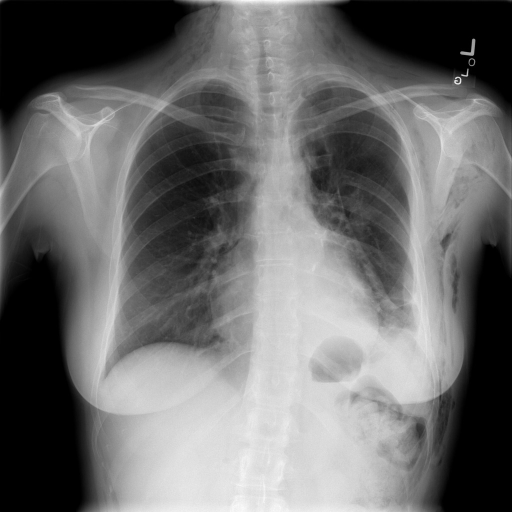
#> input picture siim-acr-pneumothorax/testing_images/test.png, 1024 x 1024 px (shown at 1/2 size)
$ jupyter execute --allow-errors convert_mask_to_bb.ipynb
#> lines starting #> are read from the running program, lines starting #| are printed output that depends on the picture; after the words box and inside, x2 and y2 are one past the last pixel; in counts of white or black regions, pixels touching at a corner belong together; long printed decimals are rounded
# Imports

[cell 1]
import os
import glob
import tqdm

import numpy as np
import pandas as pd
import cv2
import matplotlib.pyplot as plt

# Loading dataset and testing

#> (a cell that did not finish here is left out)

#> (a cell that did not finish here is left out)

# Various Utility Functions

[cell 4]
def run_length_decode(rle: str, height: int = 1024, width: int = 1024, fill_value: int = 1) -> np.ndarray:
    """
    Decodes a Run-Length Encoded (RLE) mask into a 2D binary mask.
    """
    component = np.zeros((height, width), np.float32)
    component = component.reshape(-1)
    rle = np.array([int(s) for s in rle.strip().split(' ')])
    rle = rle.reshape(-1, 2)
    start = 0
    for index, length in rle:
        start = start+index
        end = start+length
        component[start: end] = fill_value
        start = end
    component = component.reshape(width, height).T
    return component

[cell 5]
def np_mask_to_bb(mask: np.ndarray):
    rows, cols = np.where(mask)
    if rows.size > 0 and cols.size > 0:
        ymin = np.min(rows)
        ymax = np.max(rows)
        xmin = np.min(cols)
        xmax = np.max(cols)

        return xmin, ymin, xmax, ymax
    else:
        print("No foreground pixels found in the mask.")
        return -1, -1, -1, -1

[cell 6]
test_img = cv2.imread("testing_images/test.png", cv2.IMREAD_GRAYSCALE)
#> test_img is the input picture: shape (1024, 1024); min 0, max 255, mean 108.5
test_mask_img = cv2.imread("testing_images/test_mask.png", cv2.IMREAD_GRAYSCALE)
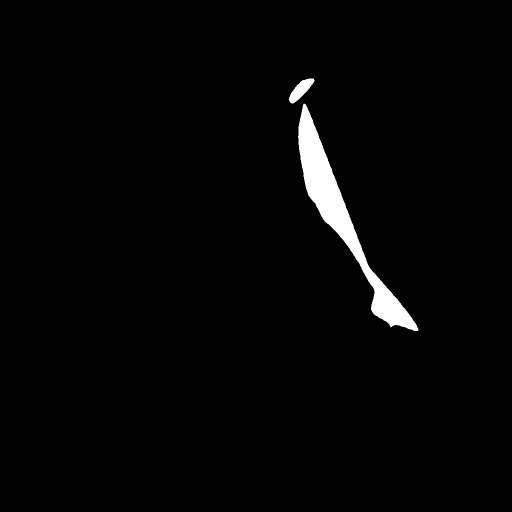
#> input picture siim-acr-pneumothorax/testing_images/test_mask.png, 1024 x 1024 px (shown at 1/2 size)
#> test_mask_img is the input picture: shape (1024, 1024); min 0, max 255, mean 5
print(test_img.shape)
#| (1024, 1024)
print(test_mask_img.shape)
#| (1024, 1024)
combined = test_img + test_mask_img*1000

fig, axes = plt.subplots(nrows=1, ncols=3, dpi=200) # Creates 1 row, 2 columns of subplots

axes[0].imshow(test_img)
axes[1].imshow(test_mask_img)
axes[2].imshow(combined)
plt.show()

# Testing OBB from mask

[cell 7]
if test_mask_img.dtype != np.uint8:
        test_mask_img = test_mask_img.astype(np.uint8)

image_with_obb = test_img.copy()
contours, _ = cv2.findContours(test_mask_img, cv2.RETR_EXTERNAL, cv2.CHAIN_APPROX_SIMPLE)
#> contours = 2 contours; box (x1, y1, x2, y2) and area: (596, 207, 837, 662) 18850, (578, 157, 629, 207) 1130
for contour in contours:
    print(cv2.contourArea(contour))
    rotated_rect = cv2.minAreaRect(contour)
    box_points = cv2.boxPoints(rotated_rect)  # Returns 4 corner points
    image_with_obb = cv2.drawContours(image_with_obb, [np.int0(box_points)], 0, (0,255,0), 2)
#> this loop made 2 passes
#> rotated_rect on pass 1: ((689.4, 450.1), (76.33, 507.6), -26.67)
#> (rotated_rect, box_points) on pass 2: (((601, 178.5), (65.76, 21.92), -45), [[585.5, 209.5], [570, 194], [616.5, 147.5], [632, 163]])
#| 18850.0
#| 1129.5
#> pass 1, `image_with_obb = cv2.drawContours(image_with_obb, [np.int0(box_points)..`:
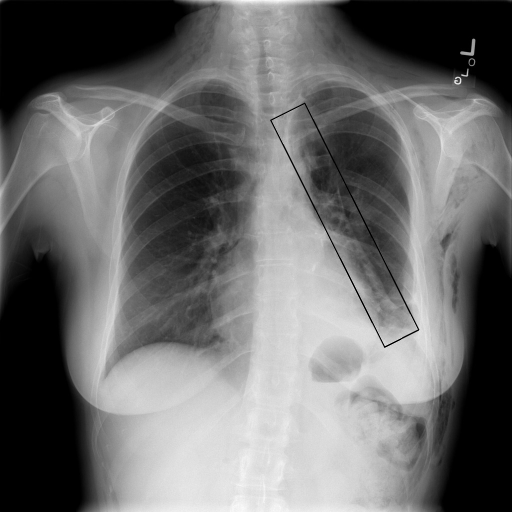
#> image_with_obb: shape (1024, 1024) (shown at 1/2 size); 0.28% of pixels changed, all inside (x1, y1, x2, y2) = (540, 205, 839, 696)

plt.imshow(image_with_obb)

# Test with OBBs and other images, with function

[cell 8]
import cv2
import numpy as np

def get_oriented_bboxes(mask):
    """
    Extract oriented bounding boxes for all objects in a segmentation mask.

    Args:
        mask: 2D numpy array (binary or labeled segmentation mask)

    Returns:
        List of dictionaries, each containing:
        - 'points': 4 corner coordinates of OBB [(x1,y1), ..., (x4,y4)] normalized to [0,1]
        - 'center': (x, y) of box center normalized to [0,1]
        - 'size': (width, height) of box normalized to [0,1]
        - 'angle': rotation angle in degrees
    """
    # Convert to binary mask if not already
    if len(mask.shape) > 2:
        mask = cv2.cvtColor(mask, cv2.COLOR_BGR2GRAY)
    mask = (mask > 0).astype(np.uint8) * 255

    # Find all contours (objects)
    contours, _ = cv2.findContours(mask, cv2.RETR_EXTERNAL, cv2.CHAIN_APPROX_SIMPLE)

    # Get image dimensions for normalization
    img_height, img_width = mask.shape[:2]

    obbs = []
    for contour in contours:
        # Get rotated rectangle
        if len(contour) >= 3:
            rot_rect = cv2.minAreaRect(contour)
            box_points = cv2.boxPoints(rot_rect)
            (cx, cy), (w, h), angle = rot_rect

            # Normalize coordinates and dimensions
            normalized_points = box_points / np.array([img_width, img_height])
            normalized_center = (cx / img_width, cy / img_height)
            normalized_size = (w / img_width, h / img_height)

            area = cv2.contourArea(contour)

            best_box = {
                'points': normalized_points,  # 4 corner points normalized
                'center': normalized_center,
                'size': normalized_size,
                'angle': angle,  # angle doesn't need normalization
                "contour_area": area
            }
            obbs.append(best_box)
    return obbs

def visualize_obbs(image, obbs, color=(0, 255, 0), thickness=2):
    """Draw oriented bounding boxes on an image

    Args:
        image: Original image (numpy array)
        obbs: List of OBB dictionaries with normalized coordinates [0,1]
        color: BGR tuple for box color
        thickness: Line thickness

    Returns:
        Visualization image with drawn OBBs
    """
    vis = image.copy()
    height, width = image.shape[:2]

    for obb in obbs:
        # Scale points back to image coordinates
        scaled_points = (obb['points'] * np.array([width, height])).astype(int)
        scaled_center = (int(obb['center'][0] * width),
                         int(obb['center'][1] * height))

        # Draw the oriented bounding box
        cv2.drawContours(vis, [scaled_points], 0, color, thickness)

        # Mark center point (red by default)
        cv2.circle(vis, scaled_center, 3, (0, 0, 255), -1)

    return vis

[cell 9]
#1.2.276.0.7230010.3.1.4.8323329.307.1517875162.311533

bulky_mask = cv2.imread("bulky_mask.png", cv2.IMREAD_GRAYSCALE)
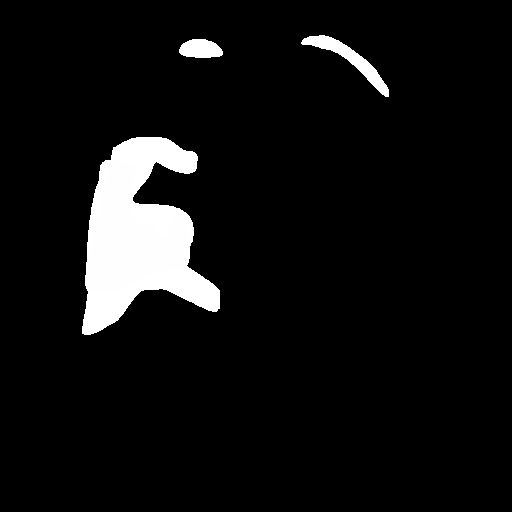
#> input picture siim-acr-pneumothorax/bulky_mask.png, 512 x 512 px
#> bulky_mask is the input picture: shape (512, 512); min 0, max 255, mean 16.8
bulky_original = cv2.imread("bulky_original.png", cv2.IMREAD_GRAYSCALE)
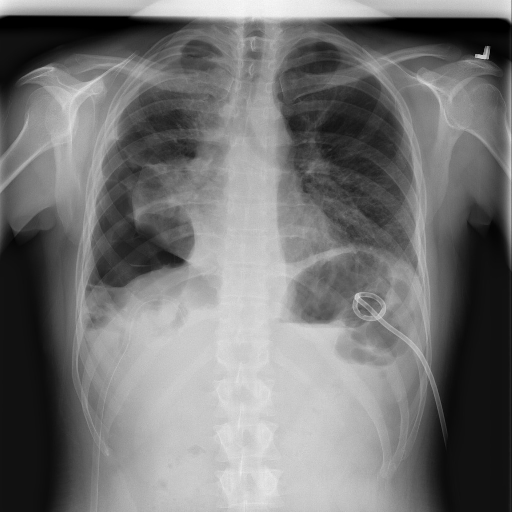
#> input picture siim-acr-pneumothorax/bulky_original.png, 512 x 512 px
#> bulky_original is the input picture: shape (512, 512); min 0, max 248, mean 116.4

[cell 10]
bbs = get_oriented_bboxes(bulky_mask)
#> in get_oriented_bboxes, `mask = (mask > 0).astype(np.uint8) * 255`: mask: shape (512, 512); 6.6% white; 3 white regions
#> in get_oriented_bboxes, `contours, _ = cv2.findContours(mask, cv2.RETR_EXTERNAL, cv2.CHAIN_APPR..`: contours = 3 contours; box (x1, y1, x2, y2) and area: (82, 137, 220, 335) 15120, (301, 35, 389, 97) 1110, (179, 39, 223, 58) 610
#> the loop in get_oriented_bboxes, `for contour in contours:` made 3 passes
#> (box_points, cx, cy, w, h, angle, normalized_center, normalized_size) on pass 2: ([[222, 57], [179, 57], [179, 39], [222, 39]], 200.5, 48, 18, 43, -90, (0.392, 0.0938), (0.0352, 0.084))
#> (cx, cy, w, h, angle, normalized_center, normalized_size, area) on passes 1, 3: (137.4, 231.5, 142.2, 186.9, -9.32, (0.268, 0.452), (0.278, 0.365), 15120), (349.7, 60.57, 22.51, 102.6, -57.93, (0.683, 0.118), (0.044, 0.2), 1110.5)
#> after the loop in get_oriented_bboxes, `for contour in contours:`: obbs = 3 items
#> bbs = 3 items
visualistion = visualize_obbs(bulky_original, bbs)
#> the loop in visualize_obbs, `for obb in obbs:` made 3 passes
#> (scaled_points, scaled_center) on passes 1 to 3: ([[82, 335], [52, 150], [192, 127], [222, 312]], (137, 231)), ([[222, 57], [179, 57], [179, 39], [222, 39]], (200, 48)), ([[387, 97], [300, 42], [312, 23], [399, 78]], (349, 60))
#> after the loop in visualize_obbs, `for obb in obbs:`: vis: shape (512, 512); 1.23% of pixels changed, all inside (x1, y1, x2, y2) = (51, 22, 401, 337)

fig, axes = plt.subplots(1, 3)

axes[0].imshow(bulky_original)
axes[1].imshow(bulky_mask)
axes[2].imshow(visualistion)

[cell 11]
plt.imshow(bulky_mask)

#> (a cell that did not finish here is left out)

#> (a cell that did not finish here is left out)

[cell 14]
curvy_mask = cv2.imread("curvy_mask.png", cv2.IMREAD_GRAYSCALE)
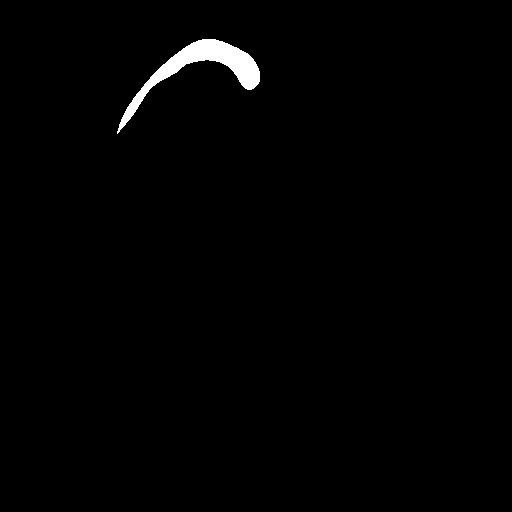
#> input picture siim-acr-pneumothorax/curvy_mask.png, 512 x 512 px
#> curvy_mask: shape (512, 512); 1.1% white; 1 white region
curvy_original = cv2.imread("curvy_original.png", cv2.IMREAD_GRAYSCALE)
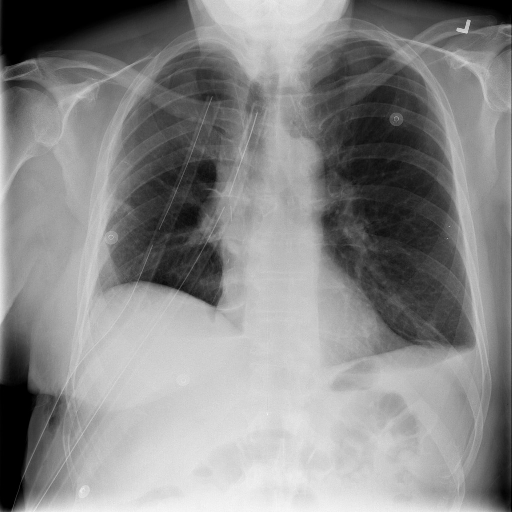
#> input picture siim-acr-pneumothorax/curvy_original.png, 512 x 512 px
#> curvy_original is the input picture: shape (512, 512); min 0, max 246, mean 136.3

bbs = get_oriented_bboxes(curvy_mask)
#> in get_oriented_bboxes (call 2), `contours, _ = cv2.findContours(mask, cv2.RETR_EXTERNAL, cv2.CHAIN_APPR..`: contours = 1 contour; box (x1, y1, x2, y2) and area: (117, 39, 260, 134) 2660
#> the loop in get_oriented_bboxes (call 2), `for contour in contours:` made 1 pass
#> (box_points, cx, cy, w, h, angle, normalized_center, normalized_size) on pass 1: ([[117, 133], [97.32, 73.06], [243.9, 24.94], [263.6, 84.88]], 180.4, 78.97, 154.3, 63.09, -18.18, (0.352, 0.154), (0.301, 0.123))
#> bbs = 1 item
visualistion = visualize_obbs(curvy_original, bbs)
#> call 2 of visualize_obbs, with color = (0, 255, 0), thickness = 2
#> the loop in visualize_obbs (call 2), `for obb in obbs:` made 1 pass
#> (scaled_points, scaled_center) on pass 1: ([[117, 133], [97, 73], [243, 24], [263, 84]], (180, 78))
#> after the loop in visualize_obbs (call 2), `for obb in obbs:`:
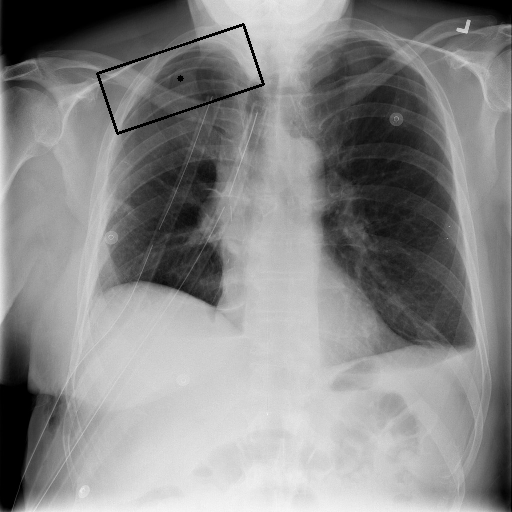
#> vis: shape (512, 512); 0.47% of pixels changed, all inside (x1, y1, x2, y2) = (96, 23, 265, 135)

fig, axes = plt.subplots(1, 3)

axes[0].imshow(curvy_original)
axes[1].imshow(curvy_mask)
axes[2].imshow(visualistion)

[cell 15]
obbs = get_oriented_bboxes(test_mask_img)
#> in get_oriented_bboxes (call 3), `mask = (mask > 0).astype(np.uint8) * 255`: mask: shape (1024, 1024); 2% white; 2 white regions
#> in get_oriented_bboxes (call 3), `contours, _ = cv2.findContours(mask, cv2.RETR_EXTERNAL, cv2.CHAIN_APPR..`: contours = 2 contours; box (x1, y1, x2, y2) and area: (596, 207, 837, 662) 18850, (578, 157, 629, 207) 1130
#> obbs = 2 items
visualistion = visualize_obbs(test_img, obbs)
#> call 3 of visualize_obbs, with color = (0, 255, 0), thickness = 2
#> the loop in visualize_obbs (call 3), `for obb in obbs:` made 2 passes
#> (scaled_points, scaled_center) on passes 1 to 2: ([[769, 694], [541, 240], [609, 206], [837, 659]], (689, 450)), ([[585, 209], [570, 193], [616, 147], [632, 162]], (601, 178))
#> after the loop in visualize_obbs (call 3), `for obb in obbs:`:
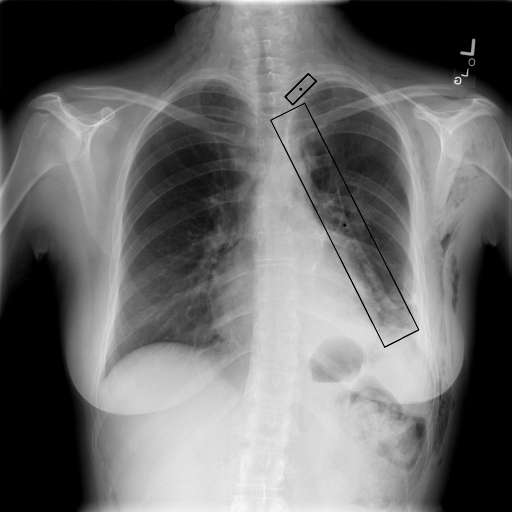
#> vis: shape (1024, 1024) (shown at 1/2 size); 0.34% of pixels changed, all inside (x1, y1, x2, y2) = (540, 146, 839, 696)

fig, axes = plt.subplots(1, 3)

axes[0].imshow(test_img)
axes[1].imshow(test_mask_img)
axes[2].imshow(visualistion)

# Function to process all images

[cell 16]
def process_dir_of_masks(dir: str) -> pd.DataFrame:
    output_list = []
    glob_path = os.path.join(dir, "*.png")
    files = glob.glob(glob_path)
    for file in tqdm.tqdm(files):
        cur_filename = os.path.splitext(os.path.basename(file))[0]
        cur_mask = cv2.imread(file)
        boxes = get_oriented_bboxes(cur_mask)
        if boxes:
            for box in boxes:
                output_list.append([cur_filename, box])
        else:
            output_list.append([cur_filename, None])

    return_df = pd.DataFrame(output_list, columns=['image_id', "box"])
    return return_df

df = process_dir_of_masks("/Users/kaichenchai/Documents/Projects/siim-acr_512/mask/")
df.to_json("obb_full_mask_output.json", orient='records', indent=2, index=None)

# Creating regular bounding boxes

[cell 17]
def get_yolo_bboxes(mask):
    """
    Extract YOLO-style bounding boxes (cx, cy, w, h) for all objects in a segmentation mask.

    Args:
        mask: 2D numpy array (binary or labeled segmentation mask)

    Returns:
        List of tuples: (cx, cy, w, h) normalized to [0,1]
    """
    # Convert to binary mask if not already
    if len(mask.shape) > 2:
        mask = cv2.cvtColor(mask, cv2.COLOR_BGR2GRAY)
    mask = (mask > 0).astype(np.uint8) * 255

    # Find all contours (objects)
    contours, _ = cv2.findContours(mask, cv2.RETR_EXTERNAL, cv2.CHAIN_APPROX_SIMPLE)

    # Get image dimensions for normalization
    img_height, img_width = mask.shape[:2]

    yolo_bboxes = []
    areas = []
    for contour in contours:
        if len(contour) >= 3:  # need at least 3 points for bbox
            x, y, w, h = cv2.boundingRect(contour)
            area = cv2.contourArea(contour)

            # Convert to YOLO format
            cx = (x + w / 2.0) / img_width
            cy = (y + h / 2.0) / img_height
            nw = w / img_width
            nh = h / img_height

            yolo_bboxes.append((cx, cy, nw, nh))
            areas.append(area)

    return yolo_bboxes, areas

[cell 18]
def process_dir_of_masks_to_yolo_format(dir: str) -> pd.DataFrame:
    output_list = []
    glob_path = os.path.join(dir, "*.png")
    files = glob.glob(glob_path)
    for file in tqdm.tqdm(files):
        cur_filename = os.path.splitext(os.path.basename(file))[0]
        cur_mask = cv2.imread(file)
        boxes, _ = get_yolo_bboxes(cur_mask)
        if boxes:
            for box in boxes:
                output_list.append([cur_filename, box])
        else:
            output_list.append([cur_filename, None])

    return_df = pd.DataFrame(output_list, columns=['image_id', "box"])
    return return_df

[cell 19]
df = process_dir_of_masks_to_yolo_format("/Users/kaichenchai/Documents/Projects/siim-acr_512/mask/")
df.to_json("bb_full_mask_output.json", orient='records', indent=2, index=None)

# Statistics about areas

[cell 20]
output_list = []
glob_path = os.path.join("/Users/kaichenchai/Documents/Projects/siim-acr_512/mask/", "*.png")
files = glob.glob(glob_path)
for file in tqdm.tqdm(files):
        cur_filename = os.path.splitext(os.path.basename(file))[0]
        mask = cv2.imread(file)
        if len(mask.shape) > 2:
                mask = cv2.cvtColor(mask, cv2.COLOR_BGR2GRAY)
        mask = (mask > 0).astype(np.uint8) * 255
        # Find all contours (objects)
        boxes, areas = get_yolo_bboxes(mask)
        if boxes:
            for box, area in zip(boxes, areas):
                output_list.append([cur_filename, box, area])
        else:
            output_list.append([cur_filename, None, None])

return_df = pd.DataFrame(output_list, columns=['image_id', "box", "contour_area"])

[cell 21]
areas = return_df[return_df["contour_area"].notnull()]["contour_area"]
print(len(areas))

[cell 22]
plt.hist(areas, bins=100)
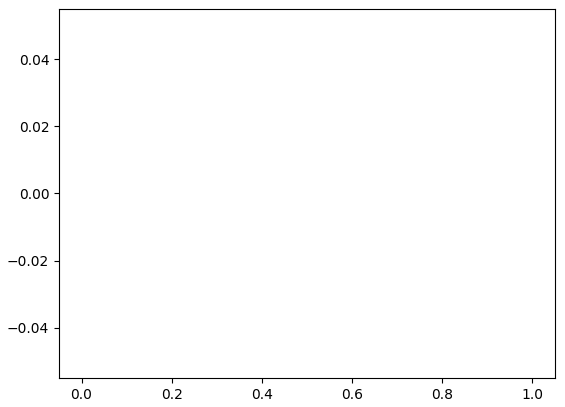
#> figure drawn by matplotlib, 1 panel

[cell 23]
print("Mean:", np.mean(areas))
#> (the rest of this cell did not finish here and is left out)

## Making plots for report

[cell 24]
def visualize_bbs(image, bbs, color=(0, 255, 0), thickness=2):
    """Draw YOLO-format bounding boxes on an image

    Args:
        image: Original image (numpy array)
        bbs: List of bounding boxes in YOLO format [cx, cy, w, h] (normalized)
        color: BGR tuple for box color
        thickness: Line thickness

    Returns:
        Image with drawn bounding boxes
    """
    vis = image.copy()
    height, width = image.shape[:2]

    for bb in bbs:
        cx, cy, w, h = bb
        # Convert from normalized to absolute pixel coordinates
        abs_cx = int(cx * width)
        abs_cy = int(cy * height)
        abs_w = int(w * width)
        abs_h = int(h * height)

        # Calculate top-left and bottom-right corners
        x1 = int(abs_cx - abs_w / 2)
        y1 = int(abs_cy - abs_h / 2)
        x2 = int(abs_cx + abs_w / 2)
        y2 = int(abs_cy + abs_h / 2)

        # Draw rectangle
        cv2.rectangle(vis, (x1, y1), (x2, y2), color, thickness)

        # Draw center point in red
        cv2.circle(vis, (abs_cx, abs_cy), 3, (0, 0, 255), -1)

    return vis

[cell 25]
obbs = get_oriented_bboxes(test_mask_img)
bbs, areas = get_yolo_bboxes(test_mask_img)
#> the loop in get_yolo_bboxes, `for contour in contours:` made 2 passes
#> (x, y, w, h, area, cx, cy, nw) on passes 1 to 2: (596, 207, 241, 455, 18850, 0.7, 0.424, 0.235), (578, 157, 51, 50, 1129.5, 0.589, 0.178, 0.0498)
#> after the loop in get_yolo_bboxes, `for contour in contours:`: areas = [18850, 1129.5]; yolo_bboxes = [(0.7, 0.424, 0.235, 0.444), (0.589, 0.178, 0.0498, 0.0488)]
#> bbs has the same summary as yolo_bboxes in get_yolo_bboxes; areas = [18850, 1129.5]
#cx, cy, nw, nh
print(bbs)
#| [(0.6997, 0.4243, 0.2354, 0.4443), (0.5894, 0.1777, 0.0498, 0.04883)]
visualistion = visualize_obbs(test_img, obbs)
visualisation_bb= visualize_bbs(test_img, bbs)
#> the loop in visualize_bbs, `for bb in bbs:` made 2 passes
#> (cx, cy, w, h, abs_cx, abs_cy, abs_w, abs_h) on passes 1 to 2: (0.7, 0.424, 0.235, 0.444, 716, 434, 241, 455), (0.589, 0.178, 0.0498, 0.0488, 603, 182, 51, 50)
#> after the loop in visualize_bbs, `for bb in bbs:`:
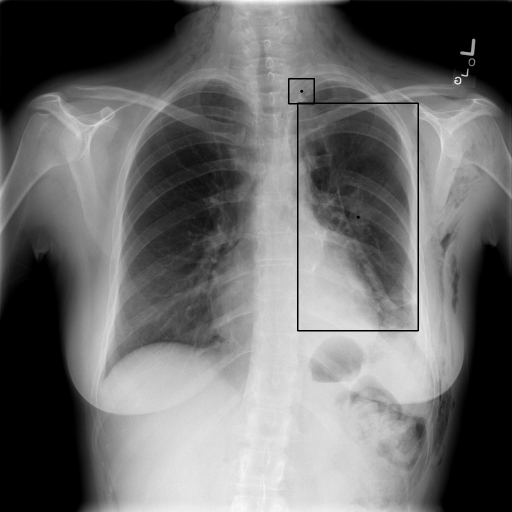
#> vis: shape (1024, 1024) (shown at 1/2 size); 0.45% of pixels changed, all inside (x1, y1, x2, y2) = (576, 156, 838, 663)

fig, axes = plt.subplots(1, 4, figsize=(15, 8))

for ax in axes.ravel():
    ax.set_axis_off()

axes[0].set_title("Original Image")
axes[0].imshow(test_img, cmap='gray')

axes[1].set_title("Segmentation Mask")
axes[1].imshow(test_mask_img, cmap='gray')

axes[2].set_title("Axis-Oriented Bounding Boxes")
axes[2].imshow(visualisation_bb, cmap='gray')

axes[3].set_title("Orientated Bounding Boxes")
axes[3].imshow(visualistion, cmap='gray')
